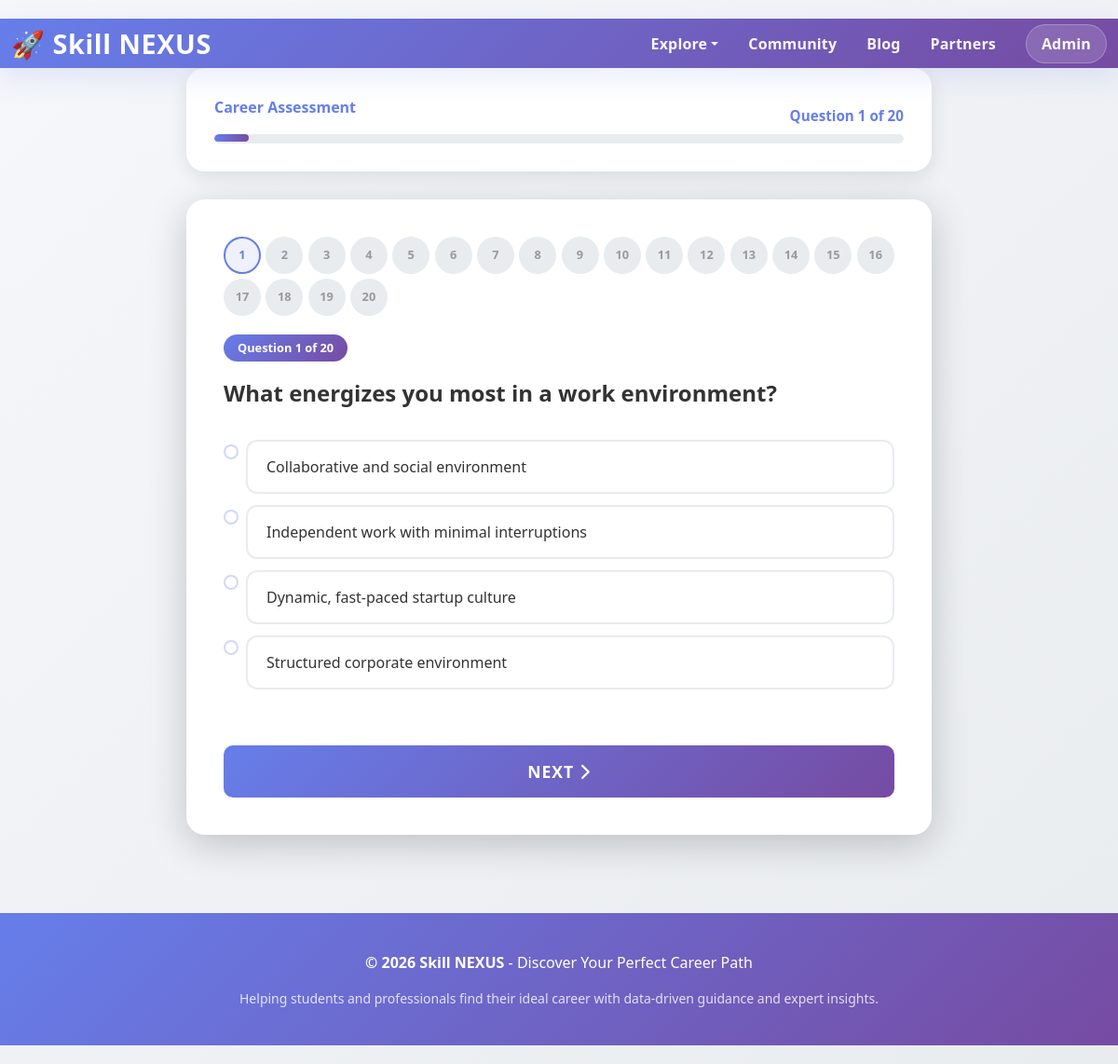
Page /career/test.php on the committed database.
### tables this page shows
CREATE TABLE `questions` (
  `id` INT UNSIGNED NOT NULL AUTO_INCREMENT,
  `question_text` TEXT NOT NULL,
  `question_type` VARCHAR(50) DEFAULT 'multiple_choice',
  `category` VARCHAR(100),
  `sequence` INT NOT NULL,
  `is_active` BOOLEAN DEFAULT TRUE,
  `created_at` TIMESTAMP NOT NULL DEFAULT CURRENT_TIMESTAMP,
  `updated_at` TIMESTAMP NOT NULL DEFAULT CURRENT_TIMESTAMP ON UPDATE CURRENT_TIMESTAMP,
  PRIMARY KEY (`id`),
  UNIQUE KEY `unique_sequence` (`sequence`),
  INDEX `idx_questions_active` (`is_active`)
);

CREATE TABLE `question_options` (
  `id` INT UNSIGNED NOT NULL AUTO_INCREMENT,
  `question_id` INT UNSIGNED NOT NULL,
  `option_text` VARCHAR(255) NOT NULL,
  `option_value` INT NOT NULL,
  `sequence` INT,
  `created_at` TIMESTAMP NOT NULL DEFAULT CURRENT_TIMESTAMP,
  PRIMARY KEY (`id`),
  INDEX `idx_question_id` (`question_id`),
  CONSTRAINT `fk_question_options_question` FOREIGN KEY (`question_id`) REFERENCES `questions` (`id`) ON DELETE CASCADE ON UPDATE CASCADE
);

### career/test.php (the view, shortened to what this page needs)
<?php
include __DIR__ . '/../config.php';
$questions = [];
try {
  $questions = getQuestions($pdo);
} catch (Exception $ex) {
  $error_message = "Error loading questions: " . $ex->getMessage();
  error_log("Test.php error: " . $ex->getMessage());
}
?>
<!DOCTYPE html>
<html lang="en">
<head>
  <link href="https://cdn.jsdelivr.net/npm/bootstrap@5.3.2/dist/css/bootstrap.min.css" rel="stylesheet">
  <link rel="stylesheet" href="https://cdnjs.cloudflare.com/ajax/libs/font-awesome/6.4.0/css/all.min.css">
  <link rel="stylesheet" href="<?= BASE_URL ?>/assets/styles.css">
</head>
<body>
  <div class="test-container py-4">
    <div class="progress-section">
      <div class="d-flex justify-content-between mb-2">
        <span style="color: #667eea; font-weight: 600;">Career Assessment</span>
        <span id="progress-text" class="progress-text">Question 1 of <?= count($questions) ?></span>
      </div>
      <div class="progress" style="height: 10px; border-radius: 10px; overflow: hidden;">
        <div id="progress-bar" class="progress-bar" role="progressbar"
          style="width: 5%; background: linear-gradient(90deg, #667eea, #764ba2);"></div>
      </div>
    </div>
    <form method="POST" id="test-form">
      <div class="test-card">
        <div class="question-indicator">
          <?php for ($i = 1; $i <= count($questions); $i++): ?>
            <button type="button" class="indicator-dot" data-question="<?= $i ?>" onclick="goToQuestion(<?= $i ?>)">
              <?= $i ?>
            </button>
          <?php endfor; ?>
        </div>
        <?php foreach ($questions as $index => $question):
          $questionNum = $index + 1;
          $options = getQuestionOptions($pdo, $question['id']);
          ?>
          <div class="question-container" data-question="<?= $questionNum ?>"
            style="display: <?= $questionNum === 1 ? 'block' : 'none' ?>;">
            <span class="question-number">Question <?= $questionNum ?> of <?= count($questions) ?></span>
            <h3 class="question-text"><?= e($question['question_text']) ?></h3>
            <div id="options-<?= $question['id'] ?>">
              <?php foreach ($options as $option): ?>
                <div class="form-check">
                  <input type="radio" name="answers[<?= $question['id'] ?>]" value="<?= $option['option_value'] ?>"
                    id="option-<?= $option['id'] ?>" class="form-check-input" onchange="updateIndicators()">
                  <label class="option-label" for="option-<?= $option['id'] ?>">
                    <?= e($option['option_text']) ?>
                  </label>
                </div>
              <?php endforeach; ?>
            </div>
          </div>
        <?php endforeach; ?>
        <div class="controls">
          <button type="button" class="btn btn-next" id="btn-next" onclick="nextQuestion()">
            Next <i class="fas fa-chevron-right"></i>
          </button>
        </div>
      </div>
    </form>
  </div>
</body>
</html>

### assets/styles.css (style rules this page uses)
:root { --gradient-primary: linear-gradient(135deg, #667eea 0%, #764ba2 100%); --gradient-accent: linear-gradient(135deg, #f093fb 0%, #f5576c 100%); --gradient-light: linear-gradient(135deg, #667eea14, #764ba214); --bg-primary: #ffffff; --bg-secondary: #f8f9fa; --bg-light: #f0f2f5; --text-primary: #2c3e50; --text-muted: #7f8c8d; --accent: #667eea; --accent-strong: #764ba2; --shadow: 0 10px 30px rgba(102, 126, 234, 0.15); --shadow-hover: 0 15px 50px rgba(102, 126, 234, 0.25); }
* { margin: 0; padding: 0; box-sizing: border-box; }
html { scroll-behavior: smooth; }
body { font-family: 'Segoe UI', Tahoma, Geneva, Verdana, sans-serif; min-height: 100vh; background: linear-gradient(135deg, #f5f7fa 0%, #e9ecef 100%) !important; color: var(--text-primary) !important; }
button, .btn { transition: transform 0.28s ease, box-shadow 0.28s ease, background 0.28s ease; }
.test-container, .results-container, .career-grid, .degree-grid, .question-container { margin-top: 0 !important; padding-top: 0 !important; }
.test-container.py-4 { padding-top: 0 !important; padding-bottom: 1.5rem !important; }
.btn { border-radius: 10px; font-weight: 600; transition: all 0.3s ease; }
input[type="radio"], input[type="checkbox"] { border-radius: 4px; border: 2px solid rgba(102, 126, 234, 0.3); }

### career/test.php (style rules this page uses)
* { margin: 0; padding: 0; box-sizing: border-box; }
body { font-family: 'Segoe UI', Tahoma, Geneva, Verdana, sans-serif; background: linear-gradient(135deg, #667eea 0%, #764ba2 50%, #f093fb 100%); min-height: 100vh; padding: 20px 0; }
.test-container { max-width: 800px; margin: 0 auto; }
.progress-section { background: white; padding: 30px; border-radius: 20px; margin-bottom: 30px; box-shadow: 0 5px 20px rgba(0, 0, 0, 0.1); }
.progress-bar { height: 8px; border-radius: 10px; background: linear-gradient(90deg, #667eea, #764ba2, #f093fb); }
.progress-text { font-size: 0.95rem; color: #667eea; font-weight: 600; margin-top: 10px; }
.test-card { background: white; padding: 40px; border-radius: 20px; box-shadow: 0 10px 40px rgba(0, 0, 0, 0.2); }
.question-number { display: inline-block; background: linear-gradient(135deg, #667eea, #764ba2); color: white; padding: 5px 15px; border-radius: 20px; font-size: 0.8rem; font-weight: 700; margin-bottom: 15px; }
.question-text { font-size: 1.5rem; font-weight: 700; color: #333; margin-bottom: 30px; line-height: 1.6; }
.option-label { display: block; padding: 15px 20px; margin-bottom: 12px; border: 2px solid #e9ecef; border-radius: 12px; cursor: pointer; transition: all 0.3s ease; font-size: 1rem; color: #333; font-weight: 500; }
input[type="radio"] { cursor: pointer; }
.form-check { margin-bottom: 0; }
.form-check input { margin-top: 5px; }
.btn-next { width: 100%; padding: 15px; font-size: 1.1rem; font-weight: 600; background: linear-gradient(135deg, #667eea, #764ba2); border: none; border-radius: 12px; color: white; transition: all 0.3s ease; margin-top: 30px; text-transform: uppercase; letter-spacing: 1px; }
.controls { display: flex; gap: 10px; margin-top: 30px; }
.question-indicator { display: grid; grid-template-columns: repeat(auto-fit, minmax(40px, 1fr)); gap: 5px; margin-bottom: 20px; }
.indicator-dot { width: 40px; height: 40px; border-radius: 50%; background: #e9ecef; border: 2px solid transparent; display: flex; align-items: center; justify-content: center; cursor: pointer; font-size: 0.8rem; font-weight: 600; transition: all 0.3s ease; color: #999; }
.indicator-dot.current { border-color: #667eea; background: rgba(102, 126, 234, 0.1); color: #667eea; font-weight: 700; }

### rows in the picture
questions: questionNum "1", count($questions) "20", question_text "What energizes you most in a work environment?"
question_options: option_text "Collaborative and social environment"
question_options: option_text "Independent work with minimal interruptions"
question_options: option_text "Dynamic, fast-paced startup culture"
question_options: option_text "Structured corporate environment"
